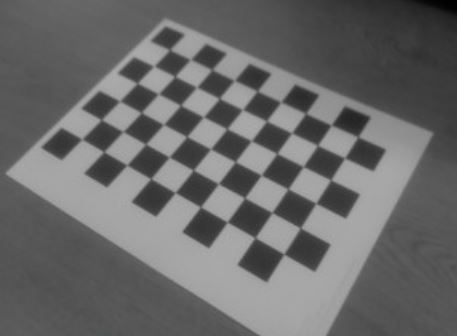
#> input picture Computer Vision/Image Mid-Level Vision_Hough/checkerboard.JPG, 457 x 336 px, found by its file name
$ python 2_prob_hough.py
#> lines starting #> are read from the running program, lines starting #| are printed output that depends on the picture; after the words box and inside, x2 and y2 are one past the last pixel; in counts of white or black regions, pixels touching at a corner belong together
#-*- coding:utf-8-*-
import matplotlib.pyplot as plt
import cv2
from skimage import io
import numpy as np

# Load image file
fpath = 'C:/Users/fxk/PycharmProjects/tenjumh/Computer Vision/Image Mid-Level Vision_Hough/'
image = io.imread(fpath + 'checkerboard.JPG')
#> image is the input picture: shape (336, 457, 3); mean R, G, B 105.7, 105.7, 105.7
image_original = image.copy()

edges = cv2.Canny(image,50,200,apertureSize = 3)
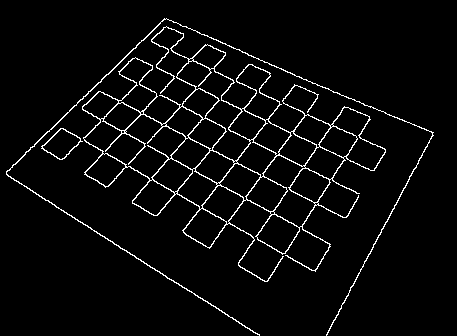
#> edges: shape (336, 457); 4% white in thin lines or dots, all inside (x1, y1, x2, y2) = (6, 18, 434, 336)
gray = cv2.cvtColor(edges,cv2.COLOR_GRAY2BGR)

minLineLength = 100
maxLineGap = 0
threshold = 100
# Perform the probabilistic Hough transform
lines = cv2.HoughLinesP(edges, 1, np.pi/360, threshold, minLineLength, maxLineGap)
#> lines = 140 rows, first 6: [316, 236, 323, 240], [313, 270, 315, 271], [84, 140, 103, 151], [225, 187, 243, 197], [48, 201, 189, 291], [194, 171, 217, 183]

for i in range(len(lines)):
    for x1,y1,x2,y2 in lines[i]:
        cv2.line(image,(x1,y1),(x2,y2),(0,0,255),3)
#> this loop made 140 passes
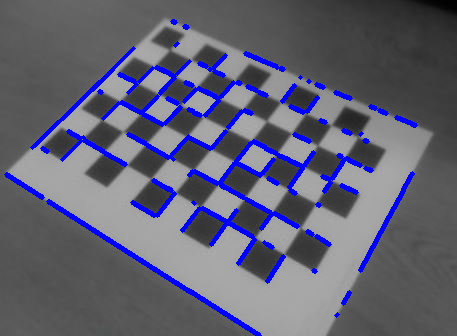
#> image: shape (336, 457, 3); 7.26% of pixels changed, all inside (x1, y1, x2, y2) = (4, 19, 418, 336)

plt.figure(figsize=(10, 5), dpi=150)
plt.subplot(1, 2, 1)
plt.imshow(image_original, cmap='gray', vmin=0, vmax=255)

plt.subplot(1, 2, 2)
plt.imshow(image, cmap='gray', vmin=0, vmax=255)

plt.show()
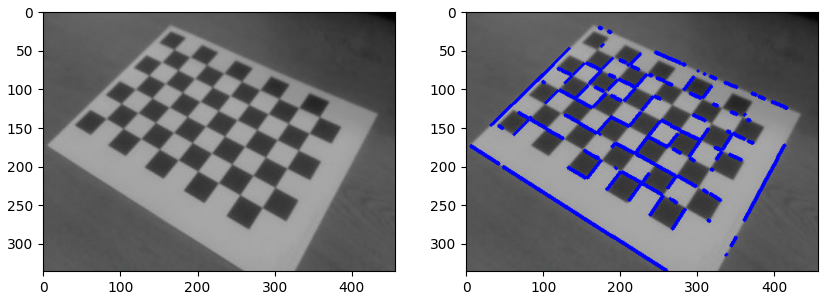
#> figure drawn by matplotlib, 2 panels
